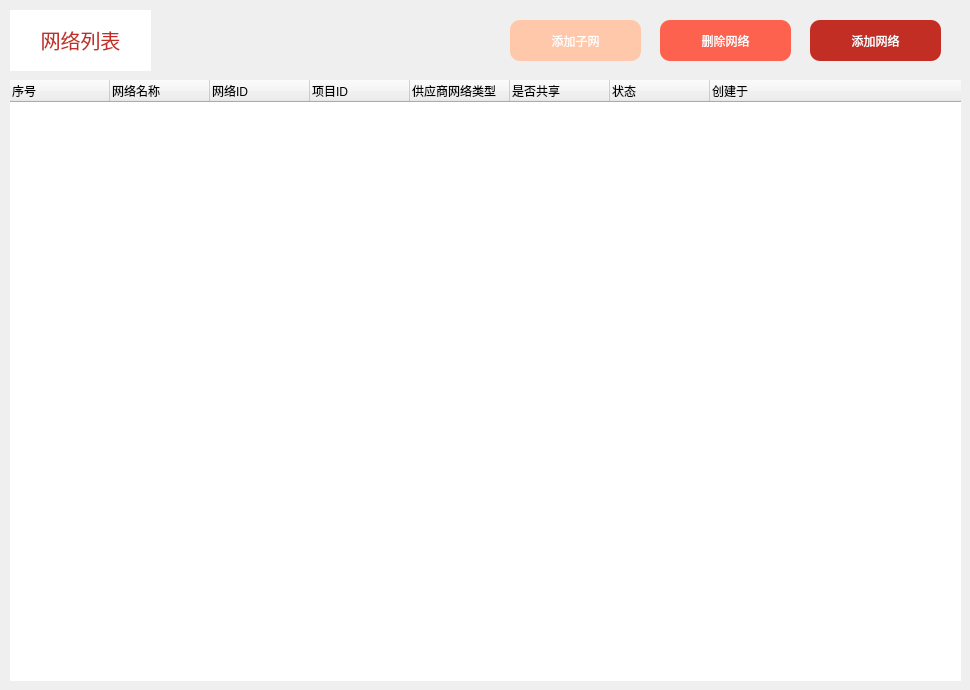
    <widget class="QWidget" name="stack_network">
     <widget class="QLabel" name="label_network">
      <property name="geometry">
       <rect>
        <x>10</x>
        <y>10</y>
        <width>141</width>
        <height>61</height>
       </rect>
      </property>
      <property name="layoutDirection">
       <enum>Qt::LeftToRight</enum>
      </property>
      <property name="styleSheet">
       <string notr="true">QLabel {
	text-align: center;
	font: 57 9pt &quot;HarmonyOS Sans SC&quot;;
	font-size: 20px;
	background-color: white;
	color: #C32E24;
}</string>
      </property>
      <property name="text">
       <string>&lt;html&gt;&lt;head/&gt;&lt;body&gt;&lt;p align=&quot;center&quot;&gt;网络列表&lt;/p&gt;&lt;/body&gt;&lt;/html&gt;</string>
      </property>
     </widget>
     <widget class="QTreeWidget" name="tree_networks">
      <property name="geometry">
       <rect>
        <x>10</x>
        <y>80</y>
        <width>951</width>
        <height>601</height>
       </rect>
      </property>
      <property name="styleSheet">
       <string notr="true">QTreeWidget {border: none;font: 57 9pt &quot;HarmonyOS Sans SC&quot;;}
QHeaderView::section {font: 57 9pt &quot;HarmonyOS Sans SC&quot;;}
QTreeWidget::item
{
	font: 57 9pt &quot;HarmonyOS Sans SC&quot;;
    height:35px;
    font-size:20px;
}
 
QTreeWidget::item::hover
{
    background-color: #C32E24;
color:white
}
 
QTreeWidget::item:selected
{
    background: #C32E24;
}


QScrollBar:vertical
{
    background:transparent;
    padding-top:10px;
    padding-bottom:10px;
    padding-left:4px;
    padding-right:4px;
    border-left:1px solid transparent;;
}
 
QScrollBar::handle:vertical
{
    background:#C32E24;
    border-radius:6px;
    min-height:60px;
    border-radius:4px;
}
 
QScrollBar::handle:vertical:hover
{
    background:#C32E24;
    border-radius:4px;
}
 
QScrollBar::add-page
{
    background:transparent;
}
 
QScrollBar::sub-page
{
    background:transparent;
}
 
QScrollBar::add-line:vertical
{
    background:url(none) center no-repeat;
}
 
QScrollBar::sub-line:vertical
{
    background:url(none) center no-repeat;
}

QScrollBar:horizontal
{
    background:transparent;
    padding-left:10px;
    padding-right:10px;
    padding-top:4px;
    padding-bottom:4px;
    border-top:1px solid transparent;
}
 
QScrollBar::handle:horizontal
{
    background:#C32E24;
    border-radius:6px;
    min-height:60px;
    border-radius:4px;
}
 
QScrollBar::handle:horizontal:hover
{
    background:#C32E24;
    border-radius:4px;
}
 
QScrollBar::add-line:horizontal
{
    background:url(none) center no-repeat;
}
 
QScrollBar::sub-line:horizontal
{
    background:url(none) center no-repeat;
}</string>
      </property>
      <column>
       <property name="text">
        <string>序号</string>
       </property>
      </column>
      <column>
       <property name="text">
        <string>网络名称</string>
       </property>
      </column>
      <column>
       <property name="text">
        <string>网络ID</string>
       </property>
      </column>
      <column>
       <property name="text">
        <string>项目ID</string>
       </property>
      </column>
      <column>
       <property name="text">
        <string>供应商网络类型</string>
       </property>
      </column>
      <column>
       <property name="text">
        <string>是否共享</string>
       </property>
      </column>
      <column>
       <property name="text">
        <string>状态</string>
       </property>
      </column>
      <column>
       <property name="text">
        <string>创建于</string>
       </property>
      </column>
     </widget>
     <widget class="QPushButton" name="pushButton_addnetwork">
      <property name="geometry">
       <rect>
        <x>810</x>
        <y>20</y>
        <width>131</width>
        <height>41</height>
       </rect>
      </property>
      <property name="styleSheet">
       <string notr="true">QPushButton{
	font: 57 9pt &quot;HarmonyOS Sans SC&quot;;
	background-color: #C32E24;
	color: white;
	border: none;
	border-radius: 10px;

}

QPushButton:hover {
	background-color: white;
	color: #C32E24;
}</string>
      </property>
      <property name="text">
       <string>添加网络</string>
      </property>
     </widget>
     <widget class="QPushButton" name="pushButton_delnetwork">
      <property name="geometry">
       <rect>
        <x>660</x>
        <y>20</y>
        <width>131</width>
        <height>41</height>
       </rect>
      </property>
      <property name="styleSheet">
       <string notr="true">QPushButton{
	font: 57 9pt &quot;HarmonyOS Sans SC&quot;;
	background-color: #fc624e;
	color: white;
	border: none;
	border-radius: 10px;

}

QPushButton:hover {
	background-color: white;
	color: #fc624e;
}</string>
      </property>
      <property name="text">
       <string>删除网络</string>
      </property>
     </widget>
     <widget class="QPushButton" name="pushButton_addsubnet">
      <property name="geometry">
       <rect>
        <x>510</x>
        <y>20</y>
        <width>131</width>
        <height>41</height>
       </rect>
      </property>
      <property name="styleSheet">
       <string notr="true">QPushButton{
	font: 57 9pt &quot;HarmonyOS Sans SC&quot;;
	background-color: #ffc8aa;
	color: white;
	border: none;
	border-radius: 10px;

}

QPushButton:hover {
	background-color: white;
	color: #ffc8aa;
}</string>
      </property>
      <property name="text">
       <string>添加子网</string>
      </property>
     </widget>
    </widget>
